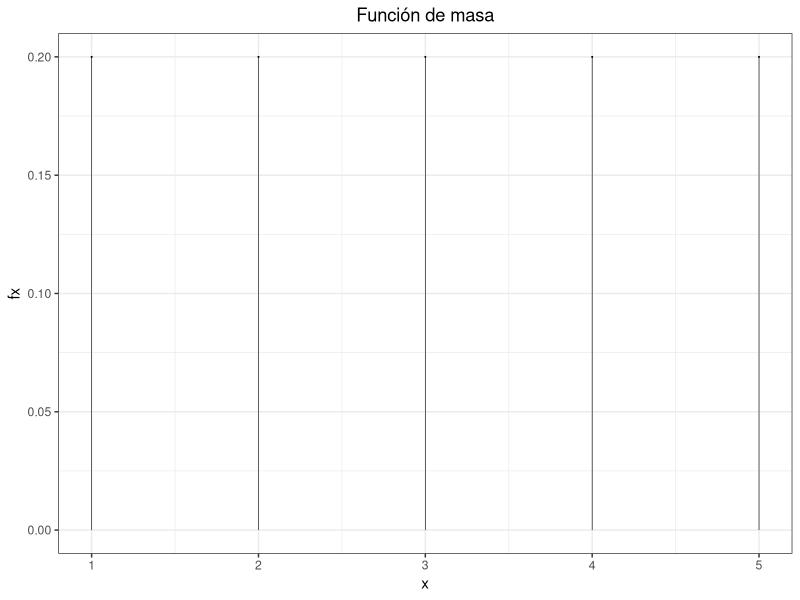
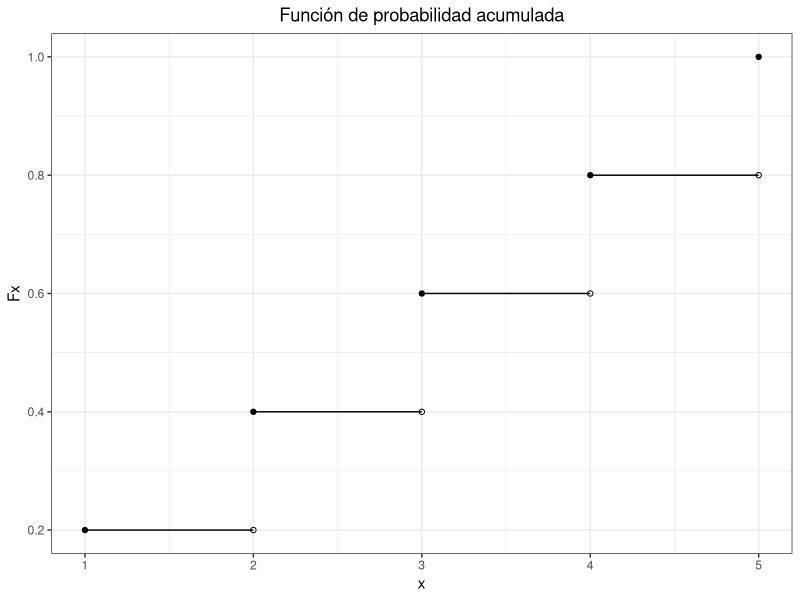
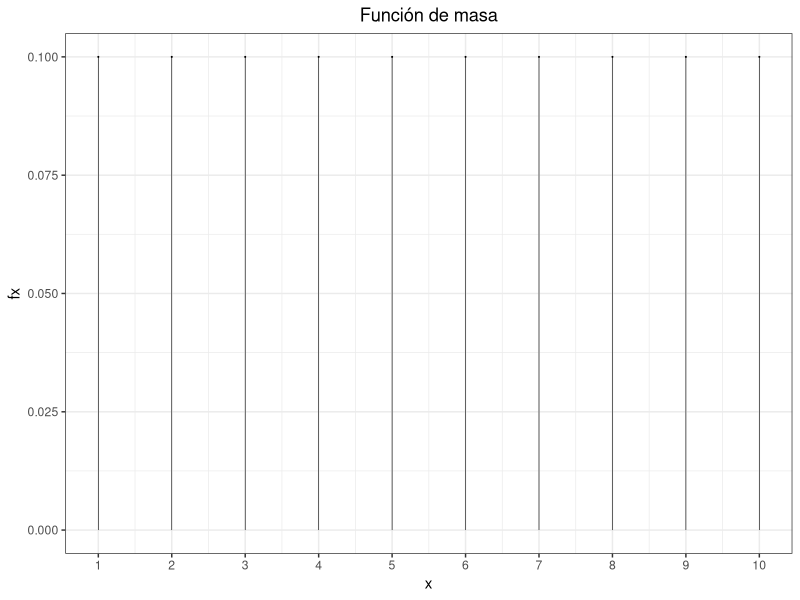
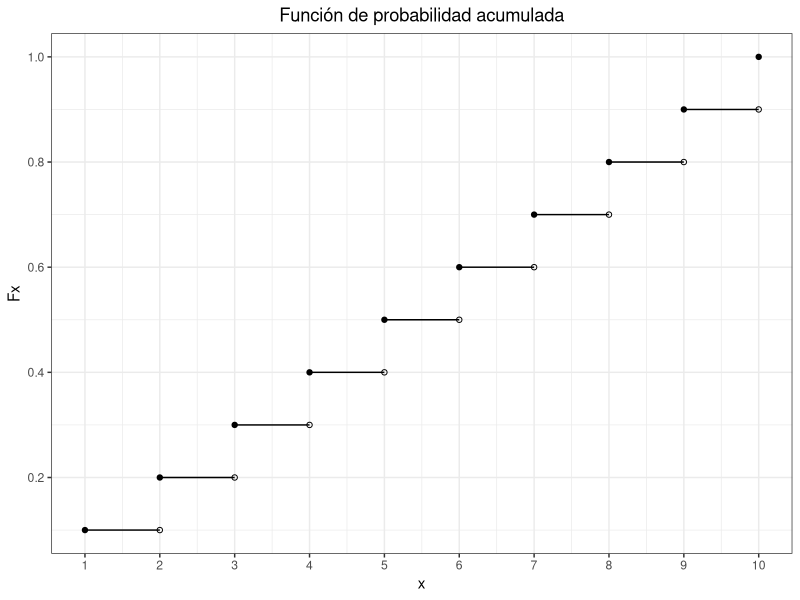
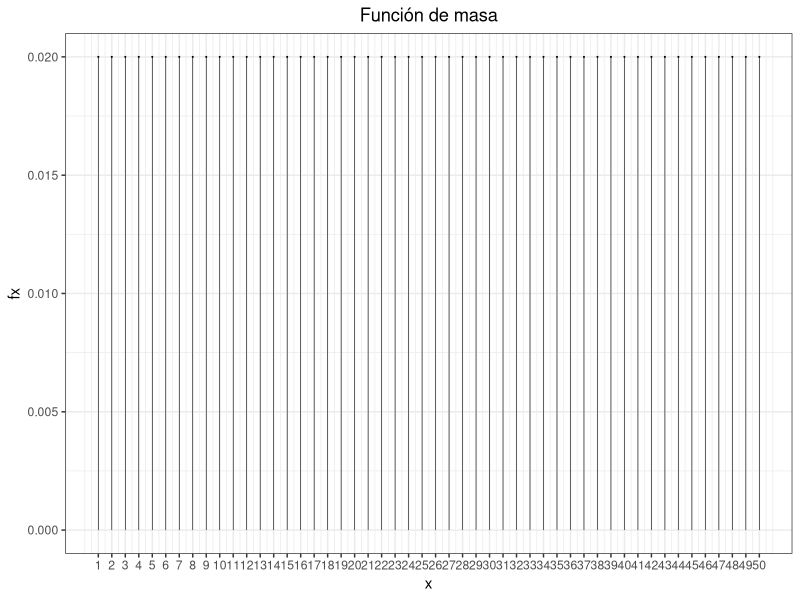
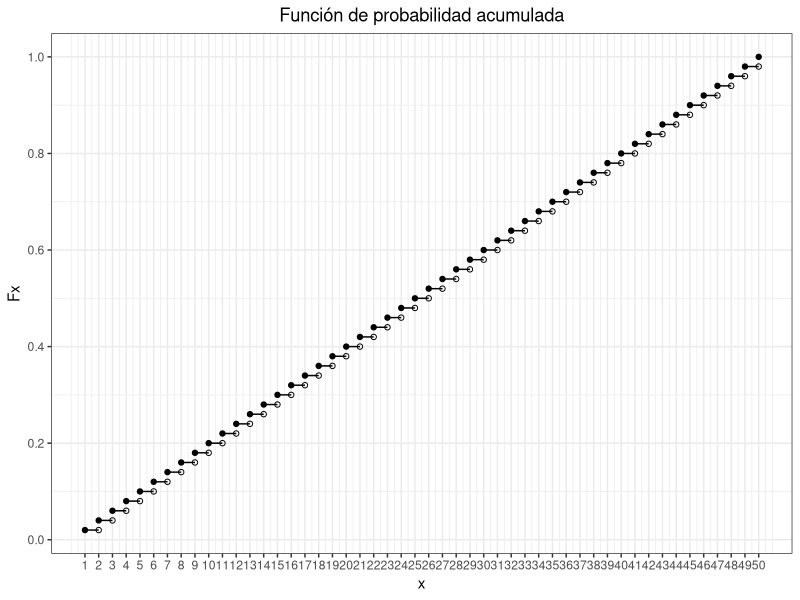
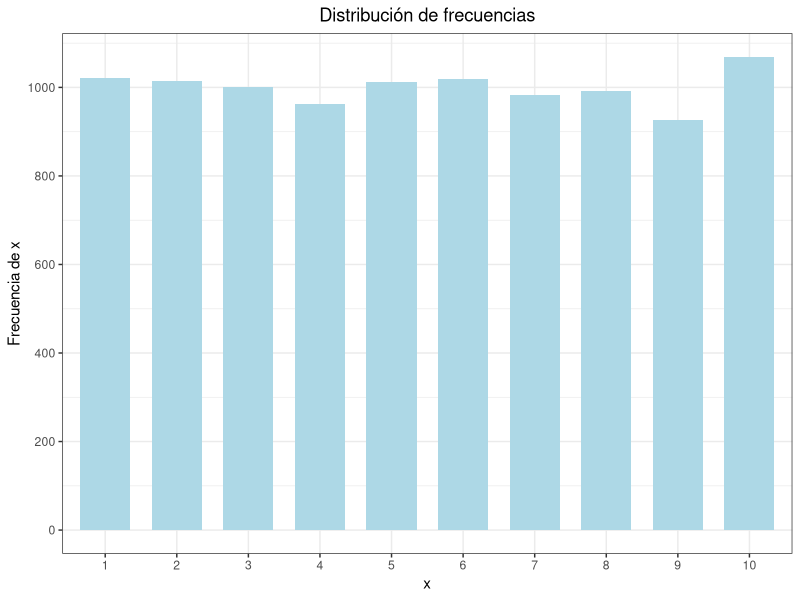

Reproduce these figures in R, in order.
library("ggplot2")
#Parte (a) 
#Escriba un programa en R que reproduzca las gráficas de las funciones de distribución
#acumulada y de masa de la distribución uniforme que aparecen en las notas del curso.

#Gráfica de la función de masa de x
grafica_masa_uniforme <- function(n) {
  x <- c(1:n)
  proba <- 1/length(x)*rep(c(1), times = length(x)) #Se calcula el vector de probabilidades
  masa_np <- data.frame(x, proba)
  names(masa_np) <- c("x","fx")
  p <- ggplot(masa_np, aes(x = x, y = fx)) +
    geom_segment(aes(xend = x, yend = 0), size = .2) +
    geom_point(size = .05) +
    labs(title = "Función de masa") +
    theme_bw() +
    theme(plot.title = element_text(hjust = 0.5)) +
    scale_x_continuous(breaks = 1:n)
  return(p)
}

#Gráfica de función de probabilidad acumulada de x
grafica_proba_uniforme <- function(n){
  x <- c(1:n)
  proba <- 1/length(x)*rep(c(1), times = length(x)) #Se calcula el vector de probabilidades
  cdf_x <- sapply(x, function(z) sum(proba[1:z]))
  cdf_u <- data.frame(x, cdf_x)
  names(cdf_u) <- c("x", "Fx")
  xend <- c(seq(2,n),NA)
  yend <- cdf_u$Fx
  p <- ggplot(data = cdf_u, aes(x=x, y = Fx, xend = xend, yend= yend)) +
    geom_segment() +
    geom_point() +  
    geom_point(aes(x=xend, y=Fx), shape=1) +
    labs(title = "Función de probabilidad acumulada") +
    theme_bw() +
    theme(plot.title = element_text(hjust = 0.5)) +
    scale_x_continuous(breaks = 1:n) +
    scale_y_continuous(breaks = seq(0,1,.2))  
  return(p)
}


#Graficas de masa y probabilidad acumulada para n = 5
grafica_masa_uniforme(5)
grafica_proba_uniforme(5)

#Graficas de masa y probabilidad acumulada para n = 10
grafica_masa_uniforme(10)
grafica_proba_uniforme(10)

#Graficas de masa y probabilidad acumulada para n = 50
grafica_masa_uniforme(50)
grafica_proba_uniforme(50)

#Parte (c)
#Usando la función sample simule una muestra de tamaño 10 000 de la distribución
#U (1, . . . , 10). Fijando la semilla en 13 (set.seed(13))
set.seed(13)
n <- 10
x <- c(1:n)
proba <- 1/length(x)*rep(c(1), times = length(x)) #Se calcula el vector de probabilidades
muestra <- sample(x, size= 10000, replace = TRUE, proba)
datos = as.data.frame(table(muestra))
names(datos) <- c("x", "Frecuencia")
#Se muestran los resultados de la simulación
datos
#Calcule la media
mean(datos[,2]) #calculaste los estadisticos de las frecuencias no de la muestra
#con tus objetos quedaba asi 
mean(muestra); var(muestra)
#Calcule la varianza
var(datos[,2])

#Parte (d)
#Grafique las frecuencias de la simulación anterior.
p <- ggplot(datos, aes(x = x, y = Frecuencia)) +
  geom_bar(stat = "identity", width=.7, fill="lightblue") +
  ylab("Frecuencia de x") +
  labs(title = "Distribución de frecuencias") +
  theme_bw() +
  theme(plot.title = element_text(hjust = 0.5)) +
  scale_y_continuous(breaks = seq(0,1000,200))
p
# bonitas graficas, pero te doy 3/4 del ejercicio